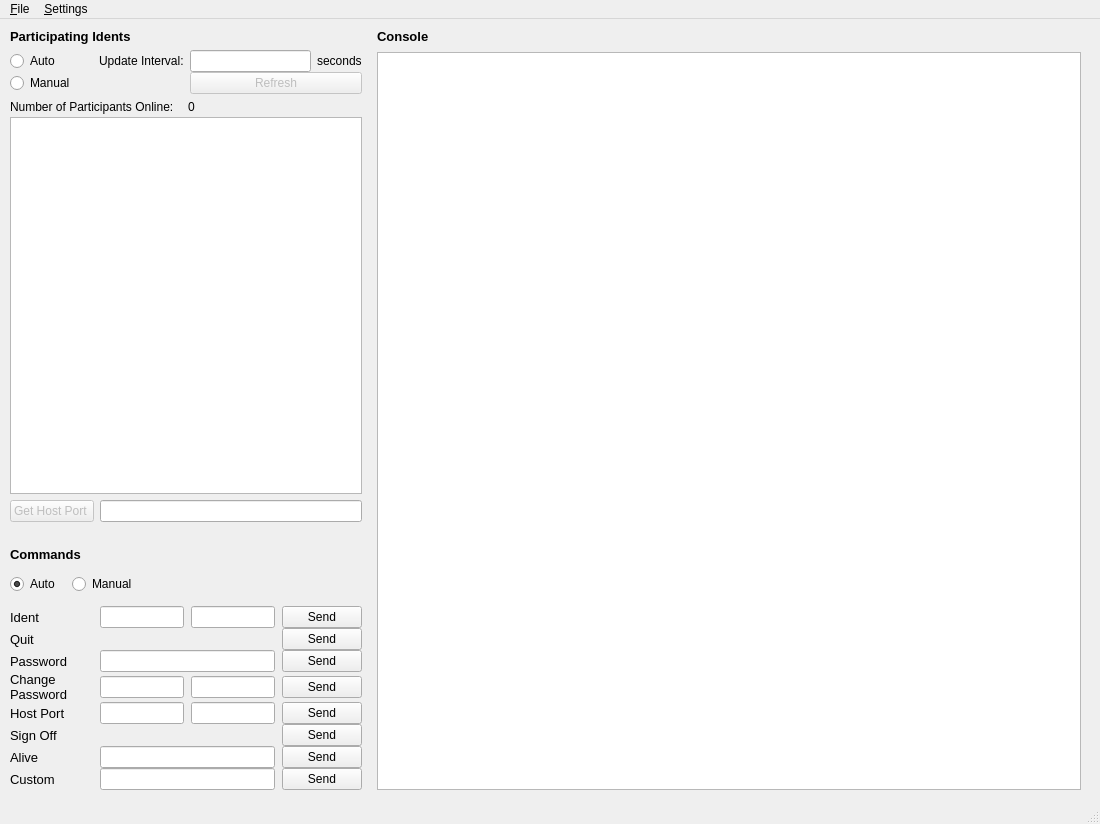
<?xml version="1.0" encoding="UTF-8"?>
<ui version="4.0">
 <class>mainWindow</class>
 <widget class="QMainWindow" name="mainWindow">
  <property name="geometry">
   <rect>
    <x>0</x>
    <y>0</y>
    <width>1100</width>
    <height>824</height>
   </rect>
  </property>
  <property name="windowTitle">
   <string>NetSecurity Client</string>
  </property>
  <widget class="QWidget" name="centralwidget">
   <widget class="QWidget" name="layoutWidget">
    <property name="geometry">
     <rect>
      <x>10</x>
      <y>10</y>
      <width>1071</width>
      <height>761</height>
     </rect>
    </property>
    <layout class="QHBoxLayout" name="horizontalLayout" stretch="1,2">
     <property name="spacing">
      <number>15</number>
     </property>
     <item>
      <layout class="QVBoxLayout" name="verticalLayout_4">
       <property name="spacing">
        <number>25</number>
       </property>
       <item>
        <layout class="QVBoxLayout" name="verticalLayout_2">
         <property name="spacing">
          <number>6</number>
         </property>
         <item>
          <widget class="QLabel" name="label_12">
           <property name="text">
            <string>&lt;!DOCTYPE HTML PUBLIC &quot;-//W3C//DTD HTML 4.0//EN&quot; &quot;http://www.w3.org/TR/REC-html40/strict.dtd&quot;&gt;
&lt;html&gt;&lt;head&gt;&lt;meta name=&quot;qrichtext&quot; content=&quot;1&quot; /&gt;&lt;style type=&quot;text/css&quot;&gt;
p, li { white-space: pre-wrap; }
&lt;/style&gt;&lt;/head&gt;&lt;body style=&quot; font-family:'MS Shell Dlg 2'; font-size:8.25pt; font-weight:400; font-style:normal;&quot;&gt;
&lt;p style=&quot; margin-top:0px; margin-bottom:0px; margin-left:0px; margin-right:0px; -qt-block-indent:0; text-indent:0px;&quot;&gt;&lt;span style=&quot; font-size:10pt; font-weight:600;&quot;&gt;Participating Idents&lt;/span&gt;&lt;/p&gt;&lt;/body&gt;&lt;/html&gt;</string>
           </property>
          </widget>
         </item>
         <item>
          <layout class="QGridLayout" name="gridLayout" columnstretch="0,0,0,0,0">
           <property name="verticalSpacing">
            <number>0</number>
           </property>
           <item row="0" column="0">
            <widget class="QRadioButton" name="radioButton">
             <property name="text">
              <string>Auto</string>
             </property>
             <property name="checked">
              <bool>true</bool>
             </property>
            </widget>
           </item>
           <item row="0" column="2">
            <widget class="QLabel" name="label_2">
             <property name="text">
              <string>Update Interval:</string>
             </property>
            </widget>
           </item>
           <item row="0" column="3">
            <widget class="QLineEdit" name="lineEdit"/>
           </item>
           <item row="1" column="0">
            <widget class="QRadioButton" name="radioButton_2">
             <property name="text">
              <string>Manual</string>
             </property>
            </widget>
           </item>
           <item row="1" column="3" colspan="2">
            <widget class="QPushButton" name="pushButton">
             <property name="enabled">
              <bool>false</bool>
             </property>
             <property name="text">
              <string>Refresh</string>
             </property>
             <property name="checkable">
              <bool>false</bool>
             </property>
             <property name="flat">
              <bool>false</bool>
             </property>
            </widget>
           </item>
           <item row="0" column="1" rowspan="2">
            <spacer name="verticalSpacer">
             <property name="orientation">
              <enum>Qt::Vertical</enum>
             </property>
             <property name="sizeHint" stdset="0">
              <size>
               <width>18</width>
               <height>40</height>
              </size>
             </property>
            </spacer>
           </item>
           <item row="0" column="4">
            <widget class="QLabel" name="label_15">
             <property name="text">
              <string>seconds</string>
             </property>
            </widget>
           </item>
          </layout>
         </item>
         <item>
          <layout class="QVBoxLayout" name="verticalLayout">
           <property name="spacing">
            <number>3</number>
           </property>
           <item>
            <layout class="QGridLayout" name="gridLayout_3">
             <item row="0" column="1">
              <widget class="QLabel" name="label_4">
               <property name="text">
                <string>0</string>
               </property>
              </widget>
             </item>
             <item row="0" column="0">
              <widget class="QLabel" name="label_3">
               <property name="text">
                <string>Number of Participants Online:</string>
               </property>
              </widget>
             </item>
            </layout>
           </item>
           <item>
            <widget class="QListView" name="listView">
             <property name="editTriggers">
              <set>QAbstractItemView::NoEditTriggers</set>
             </property>
            </widget>
           </item>
          </layout>
         </item>
         <item>
          <layout class="QGridLayout" name="gridLayout_2">
           <item row="0" column="0">
            <widget class="QPushButton" name="pushButton_2">
             <property name="enabled">
              <bool>false</bool>
             </property>
             <property name="text">
              <string>Get Host Port </string>
             </property>
             <property name="checkable">
              <bool>false</bool>
             </property>
             <property name="flat">
              <bool>false</bool>
             </property>
            </widget>
           </item>
           <item row="0" column="1">
            <widget class="QLineEdit" name="lineEdit_4"/>
           </item>
          </layout>
         </item>
        </layout>
       </item>
       <item>
        <layout class="QVBoxLayout" name="verticalLayout_3">
         <property name="spacing">
          <number>12</number>
         </property>
         <item>
          <widget class="QLabel" name="label_11">
           <property name="text">
            <string>&lt;!DOCTYPE HTML PUBLIC &quot;-//W3C//DTD HTML 4.0//EN&quot; &quot;http://www.w3.org/TR/REC-html40/strict.dtd&quot;&gt;
&lt;html&gt;&lt;head&gt;&lt;meta name=&quot;qrichtext&quot; content=&quot;1&quot; /&gt;&lt;style type=&quot;text/css&quot;&gt;
p, li { white-space: pre-wrap; }
&lt;/style&gt;&lt;/head&gt;&lt;body style=&quot; font-family:'MS Shell Dlg 2'; font-size:8.25pt; font-weight:400; font-style:normal;&quot;&gt;
&lt;p style=&quot; margin-top:0px; margin-bottom:0px; margin-left:0px; margin-right:0px; -qt-block-indent:0; text-indent:0px;&quot;&gt;&lt;span style=&quot; font-size:10pt; font-weight:600;&quot;&gt;Commands&lt;/span&gt;&lt;/p&gt;&lt;/body&gt;&lt;/html&gt;</string>
           </property>
          </widget>
         </item>
         <item>
          <layout class="QGridLayout" name="gridLayout_5" columnstretch="0,0,0">
           <item row="0" column="0">
            <widget class="QRadioButton" name="radioButton_3">
             <property name="text">
              <string>Auto</string>
             </property>
             <property name="checked">
              <bool>true</bool>
             </property>
            </widget>
           </item>
           <item row="0" column="1">
            <widget class="QRadioButton" name="radioButton_4">
             <property name="text">
              <string>Manual</string>
             </property>
            </widget>
           </item>
           <item row="0" column="2">
            <spacer name="horizontalSpacer">
             <property name="orientation">
              <enum>Qt::Horizontal</enum>
             </property>
             <property name="sizeHint" stdset="0">
              <size>
               <width>40</width>
               <height>20</height>
              </size>
             </property>
            </spacer>
           </item>
          </layout>
         </item>
         <item>
          <layout class="QGridLayout" name="gridLayout_4">
           <property name="horizontalSpacing">
            <number>7</number>
           </property>
           <property name="verticalSpacing">
            <number>0</number>
           </property>
           <item row="3" column="0">
            <widget class="QLabel" name="label">
             <property name="sizePolicy">
              <sizepolicy hsizetype="Preferred" vsizetype="Preferred">
               <horstretch>0</horstretch>
               <verstretch>0</verstretch>
              </sizepolicy>
             </property>
             <property name="font">
              <font>
               <pointsize>10</pointsize>
              </font>
             </property>
             <property name="autoFillBackground">
              <bool>false</bool>
             </property>
             <property name="text">
              <string>Ident</string>
             </property>
             <property name="wordWrap">
              <bool>true</bool>
             </property>
             <property name="margin">
              <number>0</number>
             </property>
            </widget>
           </item>
           <item row="3" column="1">
            <widget class="QLineEdit" name="lineEdit_2"/>
           </item>
           <item row="3" column="2">
            <widget class="QLineEdit" name="lineEdit_3"/>
           </item>
           <item row="3" column="3">
            <widget class="QPushButton" name="pushButton_3">
             <property name="text">
              <string>Send</string>
             </property>
            </widget>
           </item>
           <item row="4" column="3">
            <widget class="QPushButton" name="pushButton_5">
             <property name="text">
              <string>Send</string>
             </property>
            </widget>
           </item>
           <item row="5" column="0">
            <widget class="QLabel" name="label_5">
             <property name="sizePolicy">
              <sizepolicy hsizetype="Preferred" vsizetype="Preferred">
               <horstretch>0</horstretch>
               <verstretch>0</verstretch>
              </sizepolicy>
             </property>
             <property name="font">
              <font>
               <pointsize>10</pointsize>
              </font>
             </property>
             <property name="autoFillBackground">
              <bool>false</bool>
             </property>
             <property name="text">
              <string>Password</string>
             </property>
             <property name="wordWrap">
              <bool>true</bool>
             </property>
             <property name="margin">
              <number>0</number>
             </property>
            </widget>
           </item>
           <item row="5" column="1" colspan="2">
            <widget class="QLineEdit" name="lineEdit_5"/>
           </item>
           <item row="5" column="3">
            <widget class="QPushButton" name="pushButton_4">
             <property name="text">
              <string>Send</string>
             </property>
            </widget>
           </item>
           <item row="6" column="0">
            <widget class="QLabel" name="label_7">
             <property name="sizePolicy">
              <sizepolicy hsizetype="Preferred" vsizetype="Preferred">
               <horstretch>0</horstretch>
               <verstretch>0</verstretch>
              </sizepolicy>
             </property>
             <property name="font">
              <font>
               <pointsize>10</pointsize>
              </font>
             </property>
             <property name="autoFillBackground">
              <bool>false</bool>
             </property>
             <property name="text">
              <string>Change Password</string>
             </property>
             <property name="wordWrap">
              <bool>true</bool>
             </property>
             <property name="margin">
              <number>0</number>
             </property>
            </widget>
           </item>
           <item row="6" column="1">
            <widget class="QLineEdit" name="lineEdit_7"/>
           </item>
           <item row="6" column="2">
            <widget class="QLineEdit" name="lineEdit_6"/>
           </item>
           <item row="6" column="3">
            <widget class="QPushButton" name="pushButton_6">
             <property name="text">
              <string>Send</string>
             </property>
            </widget>
           </item>
           <item row="7" column="0">
            <widget class="QLabel" name="label_8">
             <property name="sizePolicy">
              <sizepolicy hsizetype="Preferred" vsizetype="Preferred">
               <horstretch>0</horstretch>
               <verstretch>0</verstretch>
              </sizepolicy>
             </property>
             <property name="font">
              <font>
               <pointsize>10</pointsize>
              </font>
             </property>
             <property name="autoFillBackground">
              <bool>false</bool>
             </property>
             <property name="text">
              <string>Host Port</string>
             </property>
             <property name="wordWrap">
              <bool>true</bool>
             </property>
             <property name="margin">
              <number>0</number>
             </property>
            </widget>
           </item>
           <item row="7" column="1">
            <widget class="QLineEdit" name="lineEdit_8"/>
           </item>
           <item row="7" column="2">
            <widget class="QLineEdit" name="lineEdit_9"/>
           </item>
           <item row="7" column="3">
            <widget class="QPushButton" name="pushButton_7">
             <property name="text">
              <string>Send</string>
             </property>
            </widget>
           </item>
           <item row="8" column="0">
            <widget class="QLabel" name="label_9">
             <property name="sizePolicy">
              <sizepolicy hsizetype="Preferred" vsizetype="Preferred">
               <horstretch>0</horstretch>
               <verstretch>0</verstretch>
              </sizepolicy>
             </property>
             <property name="font">
              <font>
               <pointsize>10</pointsize>
              </font>
             </property>
             <property name="autoFillBackground">
              <bool>false</bool>
             </property>
             <property name="text">
              <string>Sign Off</string>
             </property>
             <property name="wordWrap">
              <bool>true</bool>
             </property>
             <property name="margin">
              <number>0</number>
             </property>
            </widget>
           </item>
           <item row="8" column="3">
            <widget class="QPushButton" name="pushButton_8">
             <property name="text">
              <string>Send</string>
             </property>
            </widget>
           </item>
           <item row="9" column="0">
            <widget class="QLabel" name="label_10">
             <property name="sizePolicy">
              <sizepolicy hsizetype="Preferred" vsizetype="Preferred">
               <horstretch>0</horstretch>
               <verstretch>0</verstretch>
              </sizepolicy>
             </property>
             <property name="font">
              <font>
               <pointsize>10</pointsize>
              </font>
             </property>
             <property name="autoFillBackground">
              <bool>false</bool>
             </property>
             <property name="text">
              <string>Alive</string>
             </property>
             <property name="wordWrap">
              <bool>true</bool>
             </property>
             <property name="margin">
              <number>0</number>
             </property>
            </widget>
           </item>
           <item row="9" column="1" colspan="2">
            <widget class="QLineEdit" name="lineEdit_10"/>
           </item>
           <item row="9" column="3">
            <widget class="QPushButton" name="pushButton_9">
             <property name="text">
              <string>Send</string>
             </property>
            </widget>
           </item>
           <item row="4" column="0">
            <widget class="QLabel" name="label_6">
             <property name="sizePolicy">
              <sizepolicy hsizetype="Preferred" vsizetype="Preferred">
               <horstretch>0</horstretch>
               <verstretch>0</verstretch>
              </sizepolicy>
             </property>
             <property name="font">
              <font>
               <pointsize>10</pointsize>
              </font>
             </property>
             <property name="autoFillBackground">
              <bool>false</bool>
             </property>
             <property name="text">
              <string>Quit</string>
             </property>
             <property name="wordWrap">
              <bool>true</bool>
             </property>
             <property name="margin">
              <number>0</number>
             </property>
            </widget>
           </item>
           <item row="10" column="0">
            <widget class="QLabel" name="label_14">
             <property name="sizePolicy">
              <sizepolicy hsizetype="Preferred" vsizetype="Preferred">
               <horstretch>0</horstretch>
               <verstretch>0</verstretch>
              </sizepolicy>
             </property>
             <property name="font">
              <font>
               <pointsize>10</pointsize>
              </font>
             </property>
             <property name="autoFillBackground">
              <bool>false</bool>
             </property>
             <property name="text">
              <string>Custom</string>
             </property>
             <property name="wordWrap">
              <bool>true</bool>
             </property>
             <property name="margin">
              <number>0</number>
             </property>
            </widget>
           </item>
           <item row="10" column="1" colspan="2">
            <widget class="QLineEdit" name="lineEdit_11"/>
           </item>
           <item row="10" column="3">
            <widget class="QPushButton" name="pushButton_10">
             <property name="text">
              <string>Send</string>
             </property>
            </widget>
           </item>
          </layout>
         </item>
        </layout>
       </item>
      </layout>
     </item>
     <item>
      <layout class="QVBoxLayout" name="verticalLayout_5">
       <property name="spacing">
        <number>8</number>
       </property>
       <item>
        <widget class="QLabel" name="label_13">
         <property name="text">
          <string>&lt;!DOCTYPE HTML PUBLIC &quot;-//W3C//DTD HTML 4.0//EN&quot; &quot;http://www.w3.org/TR/REC-html40/strict.dtd&quot;&gt;
&lt;html&gt;&lt;head&gt;&lt;meta name=&quot;qrichtext&quot; content=&quot;1&quot; /&gt;&lt;style type=&quot;text/css&quot;&gt;
p, li { white-space: pre-wrap; }
&lt;/style&gt;&lt;/head&gt;&lt;body style=&quot; font-family:'MS Shell Dlg 2'; font-size:8.25pt; font-weight:400; font-style:normal;&quot;&gt;
&lt;p style=&quot; margin-top:0px; margin-bottom:0px; margin-left:0px; margin-right:0px; -qt-block-indent:0; text-indent:0px;&quot;&gt;&lt;span style=&quot; font-size:10pt; font-weight:600;&quot;&gt;Console&lt;/span&gt;&lt;/p&gt;&lt;/body&gt;&lt;/html&gt;</string>
         </property>
        </widget>
       </item>
       <item>
        <widget class="QPlainTextEdit" name="plainTextEdit"/>
       </item>
      </layout>
     </item>
    </layout>
   </widget>
  </widget>
  <widget class="QMenuBar" name="menubar">
   <property name="geometry">
    <rect>
     <x>0</x>
     <y>0</y>
     <width>1100</width>
     <height>21</height>
    </rect>
   </property>
   <widget class="QMenu" name="menu_File">
    <property name="title">
     <string>&amp;File</string>
    </property>
   </widget>
   <widget class="QMenu" name="menuSettings">
    <property name="title">
     <string>&amp;Settings</string>
    </property>
   </widget>
   <addaction name="menu_File"/>
   <addaction name="menuSettings"/>
  </widget>
  <widget class="QStatusBar" name="statusbar"/>
 </widget>
 <resources/>
 <connections/>
</ui>
